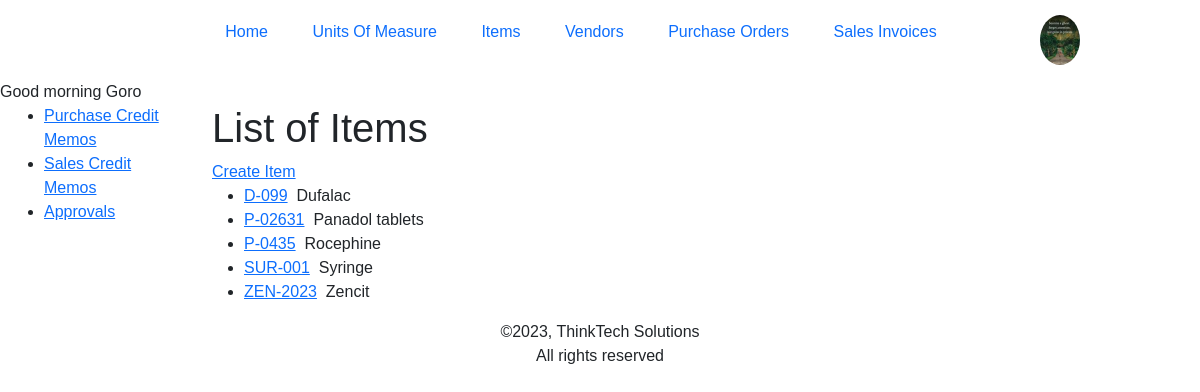
The app's page /inventory/items/ (signed in) with its own data.
### inventory/models.py (models this page shows, shortened)
class Profile(models.Model):
    user = models.OneToOneField(User, on_delete=models.CASCADE)
    full_name = models.CharField(max_length=50, null= True)
    designation = models.CharField(max_length=100, null= True)
    mobile_number = models.CharField(max_length=20, null=True)
    profile_image = models.ImageField(default='profile.png',upload_to='profiles/')
    profile_summary = models.TextField(max_length=300, null= True)
    city = models.CharField(max_length=100, null= True)
    state = models.CharField(max_length=100, null= True)
    country = models.CharField(max_length=100, null= True)

class Item(models.Model):
    code = models.CharField('Item Code', max_length=20, primary_key=True)
    description = models.CharField(max_length=200)
    unit = models.ForeignKey(Unit, on_delete=models.CASCADE, related_name='Items', related_query_name='Items')
    created_by = models.ForeignKey(User, on_delete=models.PROTECT, related_name='useritems', related_query_name='useritems')
    class Meta:
        verbose_name_plural = 'Items'
        ordering = ["code"]

### inventory/views.py (the view)
# urls.py: path('items/',views.ItemListView.as_view(), name='items'),
class ItemListView(LoginRequiredMixin, generic.ListView):
    model = Item
    paginate_by = 25

### inventory/templatetags/custom_filters.py (called while the page is built)
@register.filter
def greeting(value):
    current_time = datetime.now().time()
    current_hour = current_time.hour
    if 5 <= current_hour < 12:
        time_category = "morning"
    elif 12 <= current_hour < 17:
        time_category = "afternoon"
    elif 17 <= current_hour < 20:
        time_category = "evening"
    else:
        time_category = "evening"
    return f"Good {time_category}"

### inventory/templates/inventory/item_list.html (shortened to what this page needs)
{% extends "inventory/base.html" %}
{% block content %}
    <h1>List of Items</h1>
    <a href="{% url 'inventory:item-add' %}">Create Item</a>
    <ul>
        {% for item in item_list %}
        <li><a href="{% url 'inventory:item-detail' item.pk %}">{{item.code}}</a>&nbsp; {{item.description}}</li>
        {% endfor %}
    </ul>
{% endblock %}

### inventory/templates/inventory/base.html (shortened to what this page needs)
{% load static %}
<!DOCTYPE html>
<html lang="en">
  <head>
    <link
      href="https://cdn.jsdelivr.net/npm/bootstrap@5.1.3/dist/css/bootstrap.min.css"
      rel="stylesheet"
 />
    <link rel="stylesheet" href="{% static 'inventory/styles.css' %}" />
  </head>
  <body>
    <div class="header">
      <nav>
        <ul>
            <li><a href="{% url 'inventory:index' %}">Home</a></li>
            <li><a href="{%url 'inventory:units' %}">Units Of Measure</a></li>
            <li><a href="{% url 'inventory:items' %}">Items</a></li>
            <li><a href="{% url 'inventory:vendors' %}">Vendors</a></li>
            <li><a href="{% url 'inventory:purchaseorders' %}">Purchase Orders</a></li>
            <li><a href="{% url 'inventory:invoices' %}">Sales Invoices</a></li>
        </ul>
        {% if user.is_authenticated %}
        {% if request.user.profile.profile_image %}
        <img src="{{ request.user.profile.profile_image.url }}" alt="" class="profile-user-pic" onclick="toggleMenu()">
        {% else %}
        <img src="{% static 'inventory/images/mypic.png' %}" alt="Default Image" class="profile-user-pic" onclick="toggleMenu()">
        {% endif %}
        {% else %}
        <div class="register-login-menu">
            <a href="{% url 'account_login' %}" class="menu-link">Login</a>
            <span class="menu-separator">|</span>
            <a href="{% url 'register' %}" class="menu-link">Register</a>
        </div>
        {% endif %}
    </nav>
    </div>
    {% load custom_filters %}
      {% if user.is_authenticated%}<span>{{"User"|greeting}} {{user.username| title }}</span>{% else %}<span>{{"User"|greeting}} Anonymous!</span>{% endif %}
       <div class="container-fluid">
      <div class="row">
        <div class="col-sm-2">
          {% block sidebar %}
            <ul class="sidebar-nav">
              <li><a href="{% url 'inventory:purchasememos' %}">Purchase Credit Memos</a></li>
              <li><a href="{% url 'inventory:salesmemos' %}">Sales Credit Memos</a></li>
              <li><a href="{% url 'inventory:approvals' %}">Approvals</a></li>
            </ul>
          {% endblock %}
        </div>
        <div class="col-sm-10 ">{% block content %}{% endblock %}</div>
      </div>
    </div>
  </body>
  <footer>&copy;{% now 'Y' %}, ThinkTech Solutions<br>All rights reserved</footer>
</html>

### inventory/static/inventory/styles.css (style rules this page uses)
body { font-family: Arial, Helvetica, sans-serif; }
footer { text-align: center; }
* { margin: 0; padding: 0; box-sizing: border-box; font-family: 'Popins', sans-serif; }
.header { width: auto; color: #525252; }
nav { width: auto; display: flex; align-items: center; justify-content: space-between; padding: 10px 10%; position: relative; }
nav ul { width: 100%; text-align: center; }
nav ul li { display: inline-block; list-style: none; margin: 10px 20px; }
nav ul li a { text-decoration: none; }
.profile-user-pic { width: 40px; border-radius: 50%; cursor: pointer; margin-left: 30px; }

### records on screen
Item: code "D-099", description "Dufalac"
Item: code "P-02631", description "Panadol tablets"
Item: code "P-0435", description "Rocephine"
Item: code "SUR-001", description "Syringe"
Item: code "ZEN-2023", description "Zencit"

### other values on screen
{{ "User"|greeting }} "Good morning"
{{ user.username| title }} "Goro"
